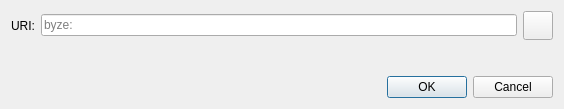
<?xml version="1.0" encoding="UTF-8"?>
<ui version="4.0">
 <class>OpenURIDialog</class>
 <widget class="QDialog" name="OpenURIDialog">
  <property name="geometry">
   <rect>
    <x>0</x>
    <y>0</y>
    <width>564</width>
    <height>109</height>
   </rect>
  </property>
  <property name="windowTitle">
   <string>Open bitcoin URI</string>
  </property>
  <layout class="QVBoxLayout" name="verticalLayout">
   <item>
    <layout class="QHBoxLayout" name="horizontalLayout">
     <item>
      <widget class="QLabel" name="label">
       <property name="text">
        <string>URI:</string>
       </property>
      </widget>
     </item>
     <item>
      <widget class="QValidatedLineEdit" name="uriEdit">
       <property name="placeholderText">
        <string notr="true">byze:</string>
       </property>
      </widget>
     </item>
     <item>
      <widget class="QToolButton" name="pasteButton">
       <property name="toolTip">
        <string extracomment="Tooltip text for button that allows you to paste an address that is in your clipboard.">Paste address from clipboard</string>
       </property>
       <property name="text">
        <string/>
       </property>
       <property name="icon">
        <iconset resource="../bitcoin.qrc">
         <normaloff>:/icons/editpaste</normaloff>:/icons/editpaste
        </iconset>
       </property>
       <property name="iconSize">
        <size>
         <width>22</width>
         <height>22</height>
        </size>
       </property>
      </widget>
     </item>
    </layout>
   </item>
   <item>
    <spacer name="verticalSpacer">
     <property name="orientation">
      <enum>Qt::Vertical</enum>
     </property>
     <property name="sizeHint" stdset="0">
      <size>
       <width>20</width>
       <height>40</height>
      </size>
     </property>
    </spacer>
   </item>
   <item>
    <widget class="QDialogButtonBox" name="buttonBox">
     <property name="orientation">
      <enum>Qt::Horizontal</enum>
     </property>
     <property name="standardButtons">
      <set>QDialogButtonBox::Cancel|QDialogButtonBox::Ok</set>
     </property>
    </widget>
   </item>
  </layout>
 </widget>
 <customwidgets>
  <customwidget>
   <class>QValidatedLineEdit</class>
   <extends>QLineEdit</extends>
   <header>qt/qvalidatedlineedit.h</header>
  </customwidget>
 </customwidgets>
 <resources/>
 <connections>
  <connection>
   <sender>buttonBox</sender>
   <signal>accepted()</signal>
   <receiver>OpenURIDialog</receiver>
   <slot>accept()</slot>
   <hints>
    <hint type="sourcelabel">
     <x>248</x>
     <y>254</y>
    </hint>
    <hint type="destinationlabel">
     <x>157</x>
     <y>274</y>
    </hint>
   </hints>
  </connection>
  <connection>
   <sender>buttonBox</sender>
   <signal>rejected()</signal>
   <receiver>OpenURIDialog</receiver>
   <slot>reject()</slot>
   <hints>
    <hint type="sourcelabel">
     <x>316</x>
     <y>260</y>
    </hint>
    <hint type="destinationlabel">
     <x>286</x>
     <y>274</y>
    </hint>
   </hints>
  </connection>
 </connections>
</ui>
